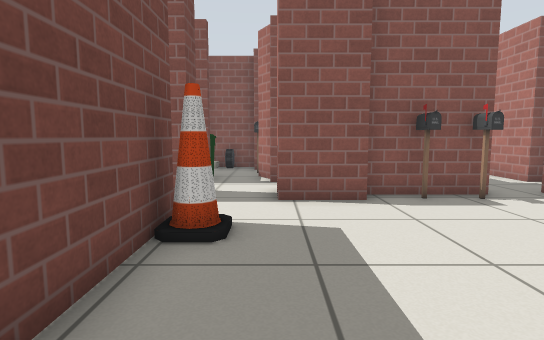
[1] (above)

22 first-person views from a walk through a world built for the Gazebo simulator. The camera is 0.72 m above the floor, tilts 6° down and sees 80° across. The lines on the ground mark 1 m squares. The floor is counted in squares, 0.5 m on a side. Each view is taken from the middle of a square. On the plan, view 1 faces up. The plan holds only what a view shows up to about 15 squares ahead; the rest is blank. Simple patterns stand in for the simulator's built-in surfaces.

[2]
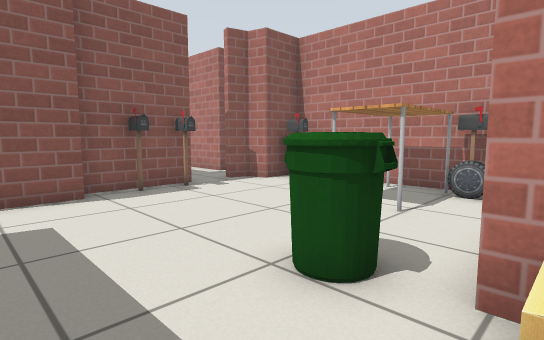

[3]
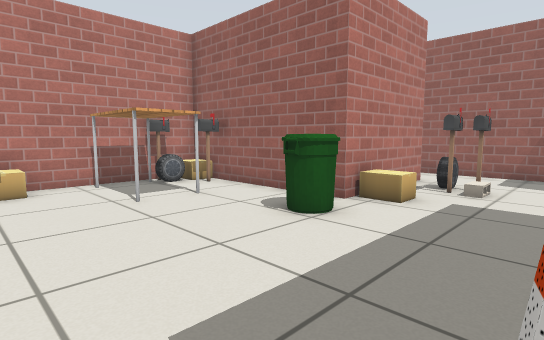

[4]
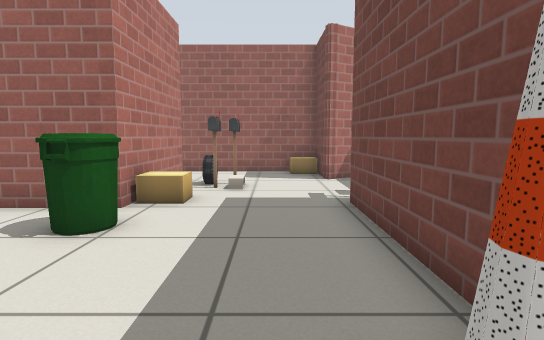

[5]
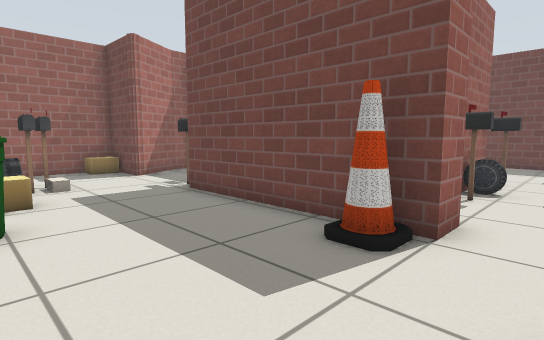

[6]
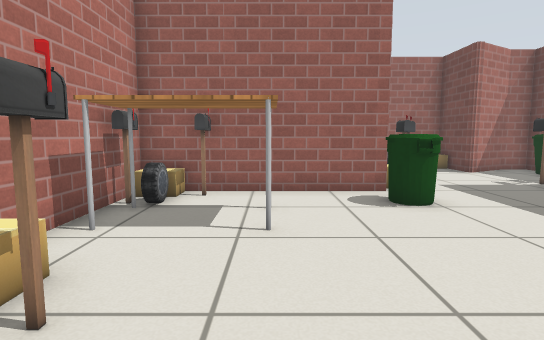

[7]
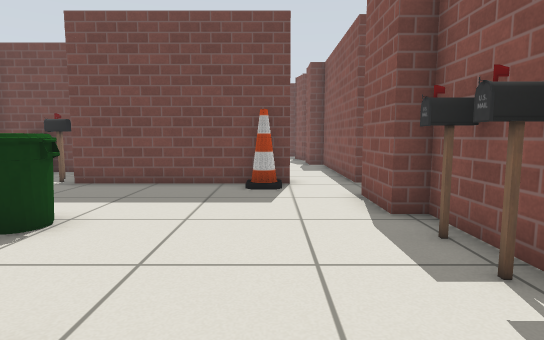

[8]
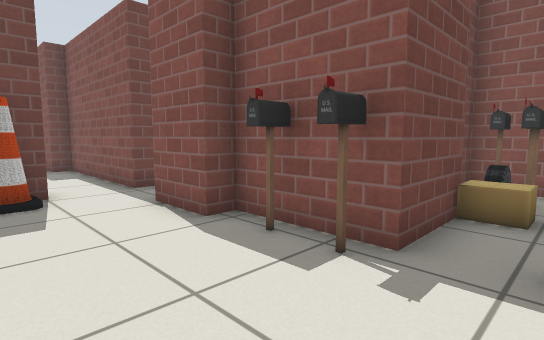

[9]
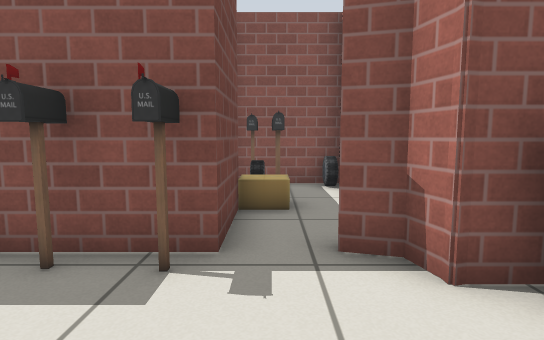

[10]
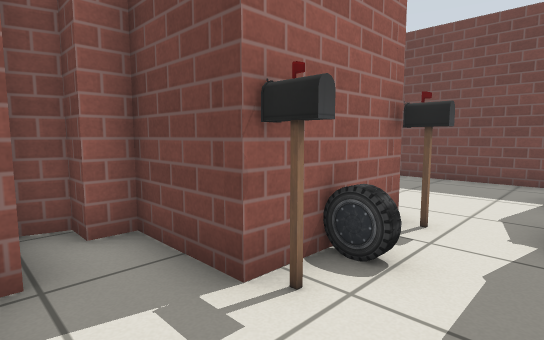

[11]
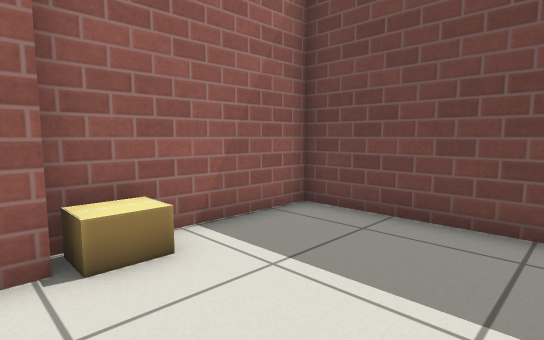

[12]
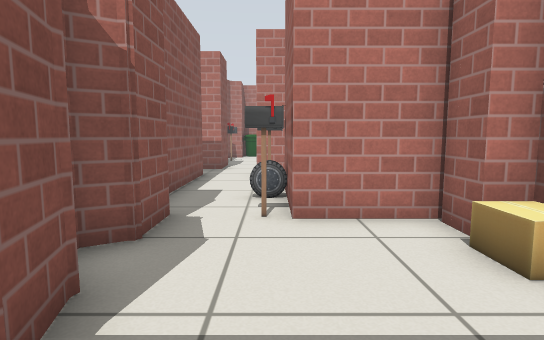

[13]
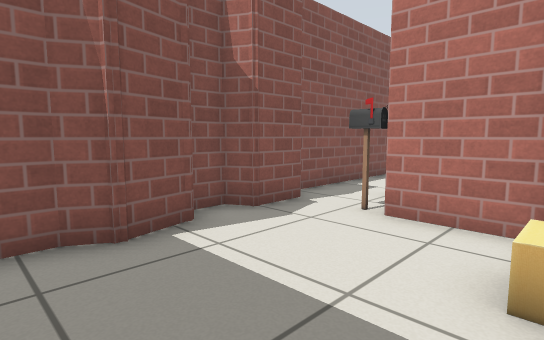

[14]
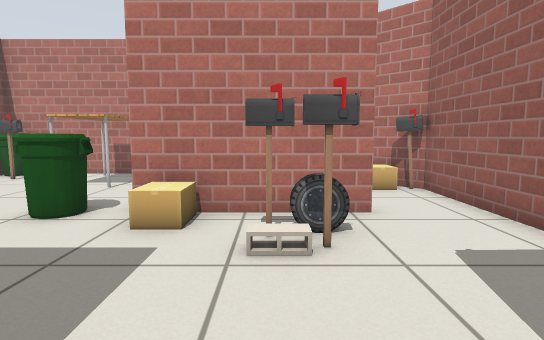

[15]
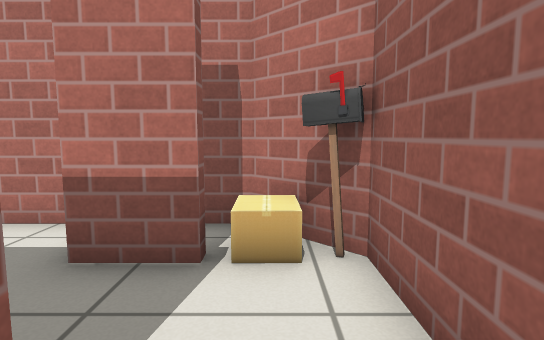

[16]
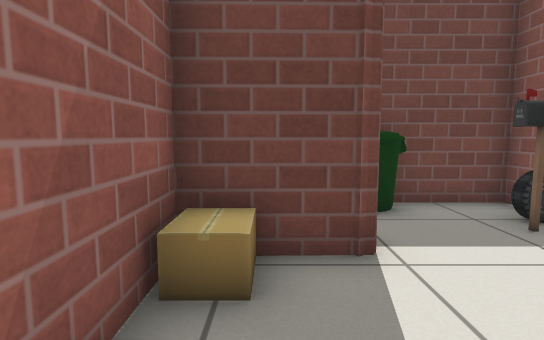

[17]
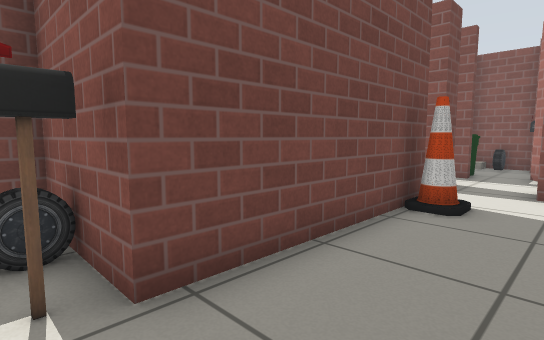

[18]
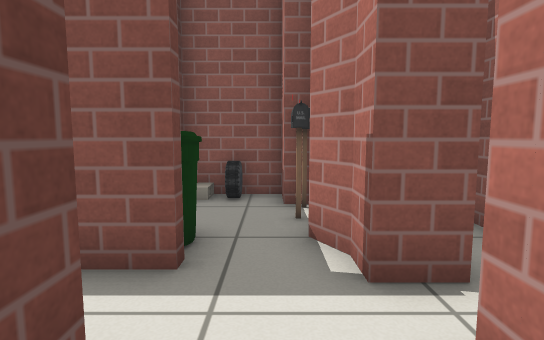

[19]
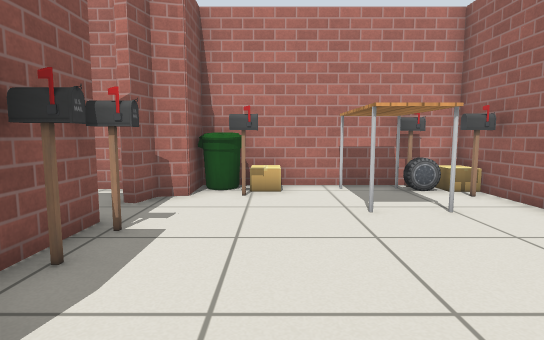

[20]
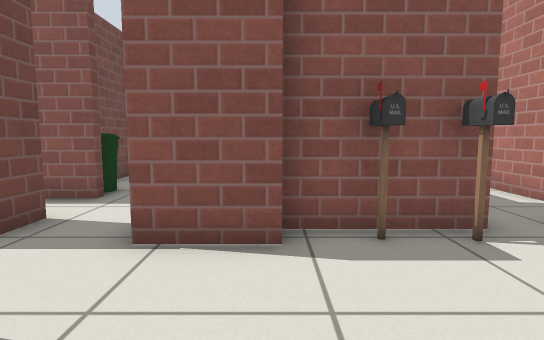

[21]
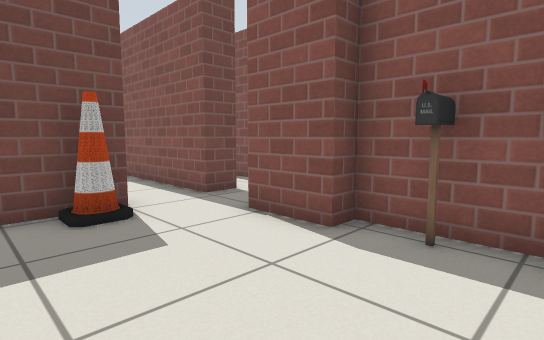

[22]
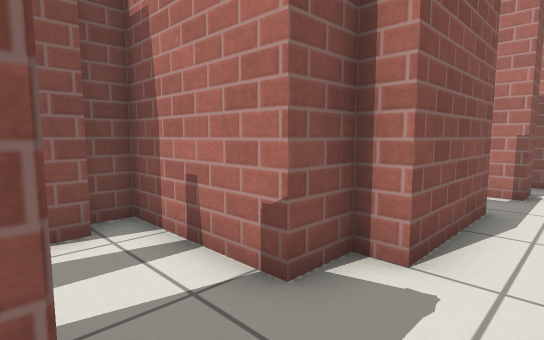

### Floor plan
Ten units are one square. View 1 is at (0, 0); x grows to the right and y downward. Boxes are objects, and circles mark ways between rooms. Rooms are numbered by the first view taken in them; rooms with no view inside come last. Other rooms are left out.
<svg viewBox="-151 -160 251 240">
<path fill="none" stroke="#000" d="M53 -79 21 -79 21 -72 1 -72 1 -88M30 4 72 4M-27 -55 -18 -55 -17 10M94 5 94 -70 78 -70 76 -77 67 -79M-20 -86 -20 -76M-22 48 -17 48 -17 71 35 71M30 50 30 4M-74 -46 -66 -46M-95 -68 -100 -76 -108 -76M-110 -69 -124 -65 -130 -68 -138 -68M-96 -21 -85 -21 -85 -46M-49 -46 -49 -21 -43 -21 -43 -14 -36 -12M-146 -61 -146 -14 -96 -14M-27 -45 -27 -55M-20 -76 -82 -76 -82 -70 -98 -70M-17 10 -49 10 -49 59 -39 59 -17 46M-24 -104 -55 -104 -55 -111 -67 -111 -67 -148 -75 -148M-75 -141 -81 -141M10 -101 0 -101 0 -108 -5 -116M-1 -138 -7 -138 -7 -150 -31 -150 -31 -127M85 -101 80 -101 80 -138 46 -138 46 -130M53 -105 53 -79M87 -90 87 -98M55 53 55 36M72 26 72 15M64 65 72 57 72 49M35 71 55 71"/>
<rect x="-15" y="-55" width="10" height="10" fill="#bbb"><title>cone</title></rect>
<rect x="25" y="-15" width="10" height="10" fill="#bbb"><title>bin</title></rect>
<rect x="35" y="-75" width="10" height="10" fill="#bbb"><title>postbox</title></rect>
<rect x="45" y="-75" width="10" height="10" fill="#bbb"><title>postbox</title></rect>
<rect x="55" y="-35" width="40" height="20" fill="#bbb"><title>table</title></rect>
<rect x="75" y="-5" width="10" height="10" fill="#bbb"><title>postbox</title></rect>
<rect x="75" y="-15" width="10" height="10" fill="#bbb"><title>car</title></rect>
<rect x="75" y="-65" width="10" height="10" fill="#bbb"><title>postbox</title></rect>
<rect x="85" y="-5" width="10" height="10" fill="#bbb"><title>cardboard box</title></rect>
<rect x="85" y="-15" width="10" height="10" fill="#bbb"><title>postbox</title></rect>
<rect x="85" y="-55" width="10" height="10" fill="#bbb"><title>cardboard box</title></rect>
<rect x="85" y="-65" width="10" height="10" fill="#bbb"><title>bin</title></rect>
<rect x="-25" y="15" width="10" height="10" fill="#bbb"><title>postbox</title></rect>
<rect x="-15" y="55" width="10" height="20" fill="#bbb"><title>cardboard box</title></rect>
<rect x="5" y="35" width="10" height="10" fill="#bbb"><title>postbox</title></rect>
<rect x="5" y="25" width="10" height="10" fill="#bbb"><title>cinder block</title></rect>
<rect x="15" y="35" width="10" height="10" fill="#bbb"><title>car</title></rect>
<rect x="15" y="25" width="10" height="10" fill="#bbb"><title>postbox</title></rect>
<rect x="15" y="5" width="10" height="10" fill="#bbb"><title>cardboard box</title></rect>
<rect x="-115" y="-25" width="20" height="10" fill="#bbb"><title>cardboard box</title></rect>
<rect x="-85" y="-55" width="10" height="10" fill="#bbb"><title>postbox</title></rect>
<rect x="-65" y="-55" width="10" height="10" fill="#bbb"><title>car</title></rect>
<rect x="-55" y="-55" width="10" height="10" fill="#bbb"><title>postbox</title></rect>
<rect x="-45" y="35" width="10" height="10" fill="#bbb"><title>bin</title></rect>
<rect x="-35" y="15" width="10" height="10" fill="#bbb"><title>postbox</title></rect>
<rect x="-35" y="5" width="10" height="10" fill="#bbb"><title>car</title></rect>
<rect x="-25" y="-115" width="10" height="10" fill="#bbb"><title>bin</title></rect>
<rect x="-25" y="-155" width="10" height="20" fill="#bbb"><title>car</title></rect>
<rect x="-15" y="-135" width="10" height="10" fill="#bbb"><title>postbox</title></rect>
<rect x="-5" y="-135" width="10" height="10" fill="#bbb"><title>postbox</title></rect>
<rect x="45" y="-125" width="10" height="10" fill="#bbb"><title>postbox</title></rect>
<rect x="55" y="-105" width="10" height="10" fill="#bbb"><title>cardboard box</title></rect>
<rect x="55" y="-115" width="10" height="10" fill="#bbb"><title>postbox</title></rect>
<rect x="55" y="-135" width="10" height="20" fill="#bbb"><title>postbox</title></rect>
<rect x="75" y="-135" width="10" height="10" fill="#bbb"><title>car</title></rect>
<rect x="55" y="65" width="10" height="10" fill="#bbb"><title>postbox</title></rect>
<rect x="55" y="55" width="10" height="10" fill="#bbb"><title>cardboard box</title></rect>
<circle cx="5" cy="10" r="3" fill="#2a7"/>
<circle cx="-20" cy="-65" r="3" fill="#2a7"/>
<circle cx="-5" cy="-80" r="3" fill="#2a7"/>
<circle cx="60" cy="-80" r="3" fill="#2a7"/>
<circle cx="-20" cy="30" r="3" fill="#2a7"/>
<circle cx="30" cy="55" r="3" fill="#2a7"/>
<text x="40" y="-40">1</text>
<text x="0" y="40">2</text>
<text x="-90" y="-50">3</text>
<text x="-30" y="30">4</text>
<text x="-60" y="-100">5</text>
<text x="70" y="-110">6</text>
<text x="50" y="40">7</text>
</svg>
Room 1 opens to room 2. Room 1 opens to room 3. Room 1 opens to room 5. Room 1 opens to room 6. Room 2 opens to room 4. Room 2 opens to room 7.

Where each view was taken, in squares from view 1:
view 1: 0 up, 0 right, facing up
view 2: 1 down, 0 right, facing up-right
view 3: 6 up, 1 left, facing down-right
view 4: 6 up, 0 right, facing down
view 5: 7 up, 3 right, facing down-left
view 6: 8 up, 6 right, facing down
view 7: 5 up, 8 right, facing left
view 8: 4 up, 7 right, facing up-left
view 9: 4 up, 6 right, facing up
view 10: 7 up, 3 left, facing down-left
view 11: 6 up, 9 left, facing down-left
view 12: 5 up, 14 left, facing right
view 13: 2 up, 14 left, facing up-right
view 14: 3 down, 3 left, facing right
view 15: 6 down, 2 right, facing right
view 16: 6 down, 2 right, facing left
view 17: 2 down, 1 right, facing up-left
view 18: 7 up, 1 left, facing up
view 19: 5 up, 0 right, facing right
view 20: 3 up, 2 right, facing up
view 21: 3 up, 5 right, facing up-left
view 22: 9 up, 9 left, facing up-right
